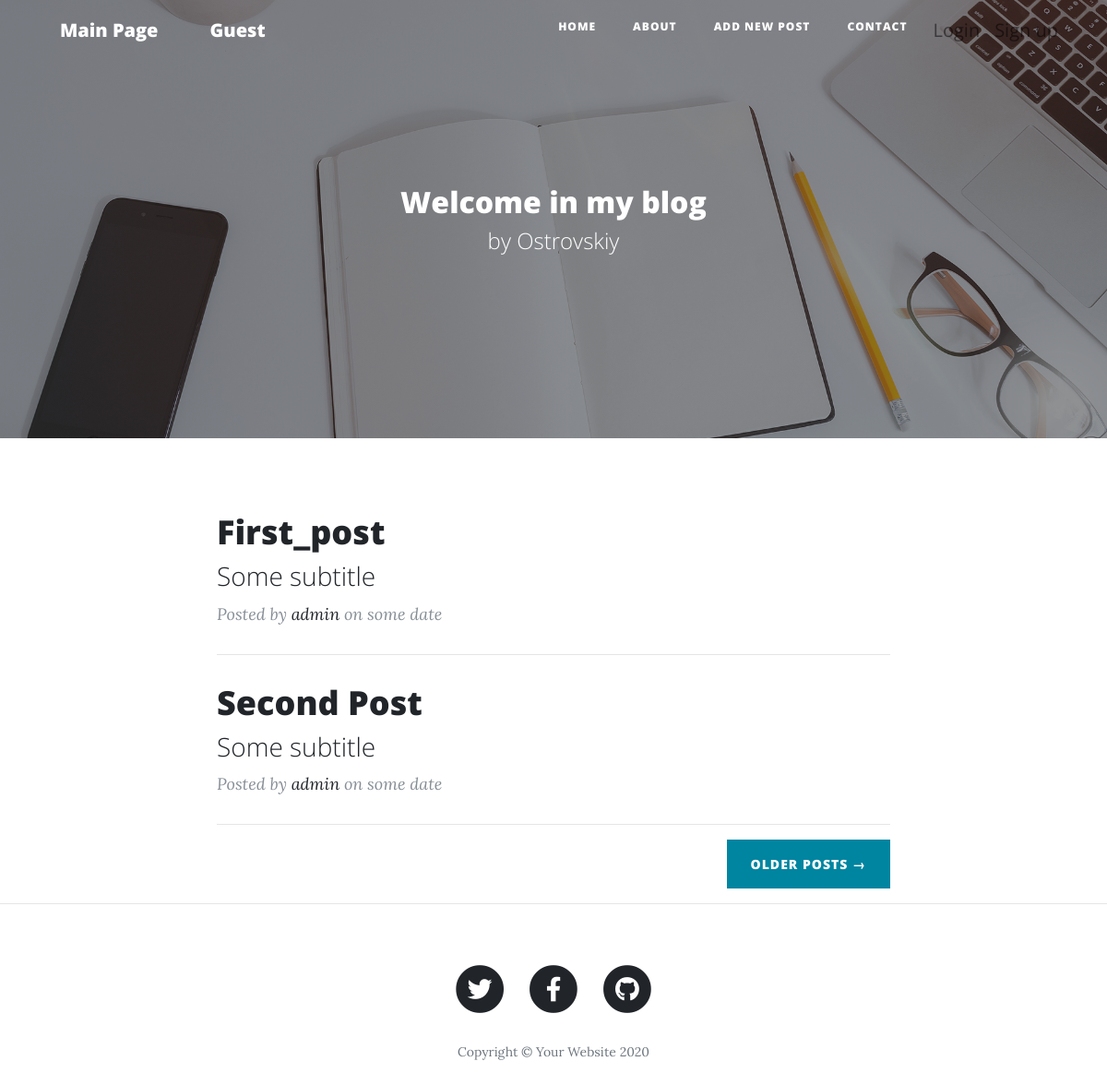
Before: / with the older database file.
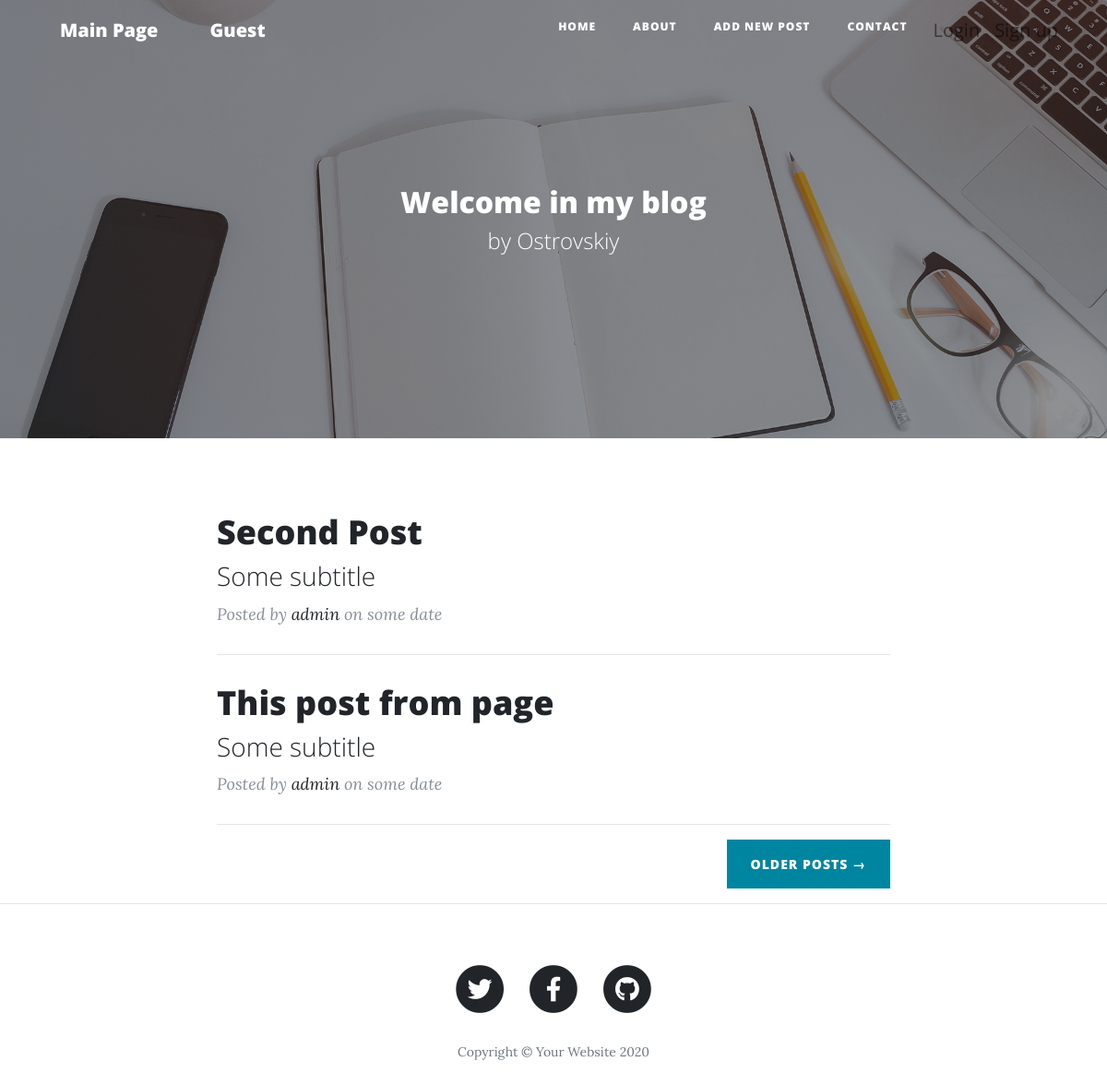
After: the same page with the newer database file.
### blog/models.py (models this page shows, shortened)
class Post(models.Model):
    title = models.CharField(max_length=255,)
    author = models.ForeignKey(
        'auth.User',
        on_delete=models.CASCADE,
    )
    required_css_class = "form-control"
    body = models.TextField()

### blog/views.py (the view)
# urls.py: path('', BlogListViews.as_view(), name = 'home'),
class BlogListViews(ListView):
    model = Post
    template_name = 'blog/inc/home.html'
    context_object_name = 'posts'

### templates/blog/inc/home.html
{% extends 'blog/base.html' %}
{% load static %}
{% block header %}
  <header class="masthead" style="background-image: url('{% static 'img/home-bg.jpg' %}')">
    <div class="overlay"></div>
    <div class="container">
      <div class="row">
        <div class="col-lg-8 col-md-10 mx-auto">
          <div class="site-heading">
            <h2>Welcome in my blog</h2>
            <span class="subheading">by Ostrovskiy</span>
          </div>
        </div>
      </div>
    </div>
  </header>
{% endblock %}
{% block content %}
    <div class="container">
        <div class="row">
            <div class="col-lg-8 col-md-10 mx-auto">
                {% for post in posts %}
                    <div class="post-preview">
                        <a href="{% url 'detail_post' post.pk %}">
                            <h2 class="post-title">
                                {{ post.title }}
                            </h2>
                            <h3 class="post-subtitle">
                                Some subtitle
                            </h3>
                        </a>
                        <p class="post-meta">Posted by
                            <a href="#">{{ post.author }}</a>
                            on some date</p>
                    </div>
                    <hr>
                {% endfor %}
                <div class="clearfix">
                    <a class="btn btn-primary float-right" href="#">Older Posts &rarr;</a>
                </div>
            </div>
        </div>
    </div>
    <hr>
{% endblock %}

### templates/blog/base.html (shortened to what this page needs)
{% load static %}
<!DOCTYPE html>
<html lang="en">
<head>
    <link href="{% static 'vendor/bootstrap/css/bootstrap.min.css' %}" rel="stylesheet">
    <link href="{% static 'vendor/fontawesome-free/css/all.min.css' %}" rel="stylesheet" type="text/css">
    <link href="{% static 'css/clean-blog.min.css' %}" rel="stylesheet">
</head>
<body>
{% include 'blog/inc/nav.html' %}
{% block header %}
{% endblock %}
{% block content %}
{% endblock %}
{% include 'blog/inc/footer.html' %}
</body>
</html>

### templates/blog/inc/nav.html (shortened to what this page needs)
{% load static %}
<nav class="navbar navbar-expand-lg navbar-light fixed-top" id="mainNav">
    <div class="container">
      <a class="navbar-brand" href="#">Main Page</a>
        {%  if user.is_authenticated %}
            <a class="navbar-brand" href="#"> {{ user.username }}</a>
         {% else %}
            <a class="navbar-brand" href="#">Guest</a>
        {% endif %}
      <div class="collapse navbar-collapse" id="navbarResponsive">
        <ul class="navbar-nav ml-auto">
          <li class="nav-item">
            <a class="nav-link" href="{% url 'home' %}">Home</a>
          </li>
          <li class="nav-item">
            <a class="nav-link" href="#">About</a>
          </li>
          <li class="nav-item">
            <a class="nav-link" href="{% url 'add_post' %}">Add new post</a>
          </li>
          <li class="nav-item">
            <a class="nav-link" href="#">Contact</a>
          </li>
        {% if  not user.is_authenticated %}
            <li class="" style="float: right">
            <a class="nav-link" href="{% url 'login' %}" >Login</a>
           </li>
             <li class="">
             <a class="nav-link" href="{% url 'signup' %}">Sign up</a>
          </li>
           {% else %}
                <li class="" style="float: right">
                 <a class="nav-link" href="{% url 'logout' %}" >Logout</a>
                 </li>
            {% endif %}
            </ul>
      </div>
    </div>
  </nav>

### templates/blog/inc/footer.html
<footer>
    <div class="container">
      <div class="row">
        <div class="col-lg-8 col-md-10 mx-auto">
          <ul class="list-inline text-center">
            <li class="list-inline-item">
              <a href="#">
                <span class="fa-stack fa-lg">
                  <i class="fas fa-circle fa-stack-2x"></i>
                  <i class="fab fa-twitter fa-stack-1x fa-inverse"></i>
                </span>
              </a>
            </li>
            <li class="list-inline-item">
              <a href="#">
                <span class="fa-stack fa-lg">
                  <i class="fas fa-circle fa-stack-2x"></i>
                  <i class="fab fa-facebook-f fa-stack-1x fa-inverse"></i>
                </span>
              </a>
            </li>
            <li class="list-inline-item">
              <a href="#">
                <span class="fa-stack fa-lg">
                  <i class="fas fa-circle fa-stack-2x"></i>
                  <i class="fab fa-github fa-stack-1x fa-inverse"></i>
                </span>
              </a>
            </li>
          </ul>
          <p class="copyright text-muted">Copyright &copy; Your Website 2020</p>
        </div>
      </div>
    </div>
  </footer>

Changed rows visible on the page:
removed Post: title "First_post", author "admin"
added Post: title "This post from page", author "admin"
